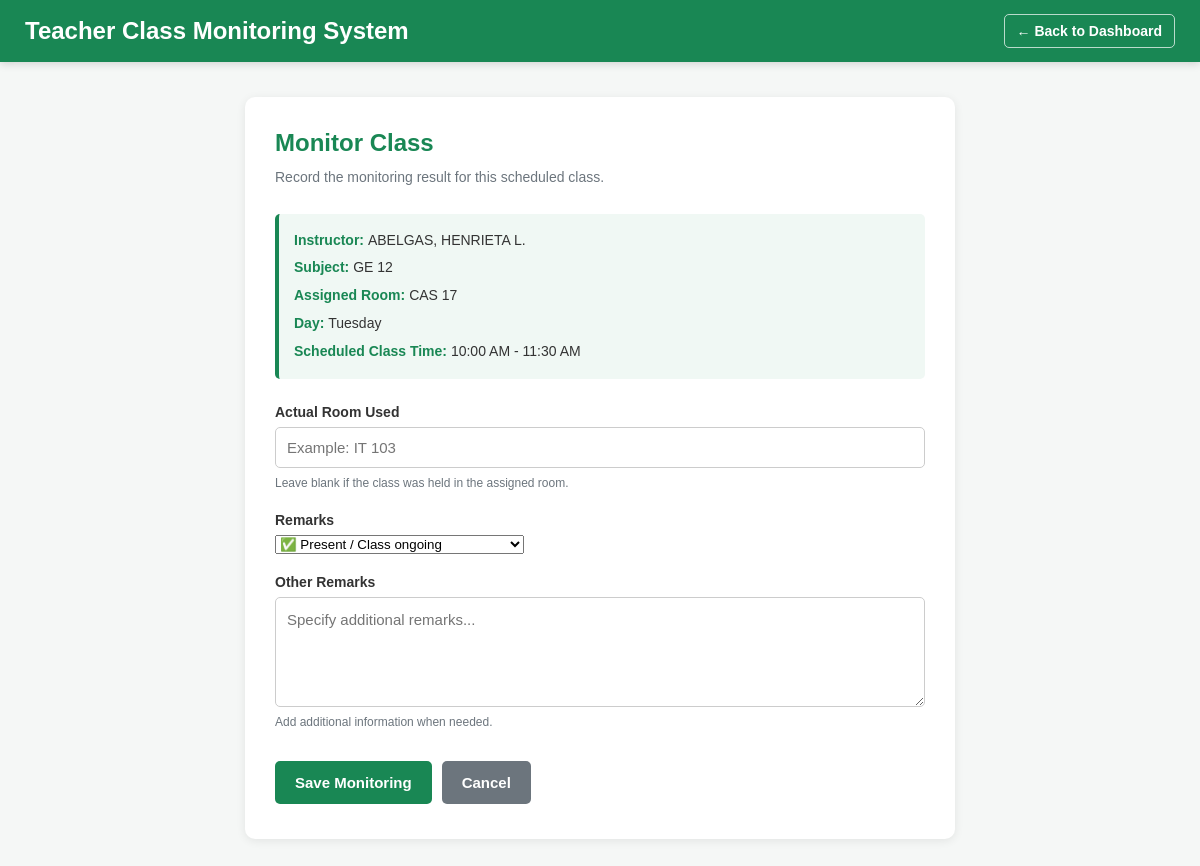
The page /schedules/408/monitor/ (signed in) on the database its author committed.
### monitoring/models.py (models this page shows, shortened)
class Schedule(models.Model):
    DAYS = [
        ("M", "Monday"),
        ("T", "Tuesday"),
        ("W", "Wednesday"),
        ("TH", "Thursday"),
        ("F", "Friday"),
        ("S", "Saturday"),
    ]
    instructor = models.ForeignKey(
        Instructor,
        on_delete=models.CASCADE,
        related_name="schedules"
    )
    subject = models.ForeignKey(
        Subject,
        on_delete=models.CASCADE,
        related_name="schedules"
    )
    room = models.ForeignKey(
        Room,
        on_delete=models.CASCADE,
        related_name="schedules"
    )
    day = models.CharField(
        max_length=5,
        choices=DAYS
    )
    start_time = models.TimeField()
    end_time = models.TimeField()

class Instructor(models.Model):
    CLASSIFICATION_CHOICES = [
        ("PART_TIME", "Part-Time"),
        ("REGULAR", "Regular"),
    ]
    name = models.CharField(max_length=150)
    classification = models.CharField(
        max_length=20,
        choices=CLASSIFICATION_CHOICES,
        default="PART_TIME"
    )
    department = models.CharField(
        max_length=150,
        blank=True
    )
    contact = models.CharField(
        max_length=50,
        blank=True
    )
    class Meta:
        ordering = ["name"]

class Subject(models.Model):
    subject_code = models.CharField(max_length=30)
    subject_name = models.CharField(
        max_length=150,
        blank=True
    )
    class Meta:
        ordering = ["subject_code"]

class Room(models.Model):
    room_name = models.CharField(max_length=50)
    class Meta:
        ordering = ["room_name"]

### monitoring/views.py (the view)
@login_required
def monitoring_create(request, schedule_id):
    schedule = get_object_or_404(
        Schedule.objects.select_related("instructor", "subject", "room"),
        pk=schedule_id,
    )
    today = timezone.localdate()
    day_start = timezone.make_aware(datetime.combine(today, time.min))
    day_end = timezone.make_aware(datetime.combine(today + timedelta(days=1), time.min))
    if MonitoringRecord.objects.filter(
        schedule=schedule,
        record_datetime__gte=day_start,
        record_datetime__lt=day_end,
    ).exists():
        messages.warning(request, "This class has already been monitored today.")
        return redirect("instructor_list")
    if request.method == "POST":
        form = MonitoringRecordForm(request.POST)
        if form.is_valid():
            record = form.save(commit=False)
            record.schedule = schedule
            record.record_datetime = timezone.now()
            record.remarks = form.cleaned_data.get("remarks") or "Monitored"
            record.other_remarks = (
                form.cleaned_data.get("other_remarks", "")
                if record.remarks == "Not Monitored"
                else ""
            )
            record.signature = ""
            record.save()
            messages.success(request, "Monitoring record saved successfully!")
            return redirect("instructor_list")
    else:
        form = MonitoringRecordForm(initial={"remarks": "Monitored"})
    return render(
        request,
        "instructors/monitoring/form.html",
        {
            "form": form,
            "schedule": schedule,
            "title": "Monitor Class",
            "submit_text": "Save Monitoring Record",
            "cancel_url": reverse("instructor_list"),
        },
    )

### templates/instructors/monitoring/form.html (shortened to what this page needs)
<!DOCTYPE html>
<html lang="en">
<head>
</head>
<body>
<header class="header">
    <div class="header-content">
        <h1>
            Teacher Class Monitoring System
        </h1>
        <a
            href="{% url 'dashboard' %}"
            class="back-dashboard"
        >
            ← Back to Dashboard
        </a>
    </div>
</header>
<main class="container">
    <div class="form-card">
        <h2>
            Monitor Class
        </h2>
        <p class="form-description">
            Record the monitoring result for this scheduled class.
        </p>
        {% if schedule %}
            <div class="class-info">
                <div class="info-row">
                    <strong>
                        Instructor:
                    </strong>
                    {{ schedule.instructor.name }}
                </div>
                <div class="info-row">
                    <strong>
                        Subject:
                    </strong>
                    {{ schedule.subject.subject_code }}
                </div>
                <div class="info-row">
                    <strong>
                        Assigned Room:
                    </strong>
                    {{ schedule.room.room_name }}
                </div>
                <div class="info-row">
                    <strong>
                        Day:
                    </strong>
                    {% if schedule.day == "M" %}
                        Monday
                    {% elif schedule.day == "T" %}
                        Tuesday
                    {% elif schedule.day == "W" %}
                        Wednesday
                    {% elif schedule.day == "TH" %}
                        Thursday
                    {% elif schedule.day == "F" %}
                        Friday
                    {% elif schedule.day == "S" %}
                        Saturday
                    {% else %}
                        {{ schedule.day }}
                    {% endif %}
                </div>
                <div class="info-row">
                    <strong>
                        Scheduled Class Time:
                    </strong>
                    {{ schedule.start_time|time:"h:i A" }}
                    -
                    {{ schedule.end_time|time:"h:i A" }}
                </div>
            </div>
        {% endif %}
        <form method="POST">
            {% if form.transfer_room %}
                <div class="form-group">
                    <label
                        for="{{ form.transfer_room.id_for_label }}"
                    >
                        Actual Room Used
                    </label>
                    {{ form.transfer_room }}
                    <span class="help-text">
                        Leave blank if the class was held in the assigned room.
                    </span>
                </div>
            {% endif %}
            {% if form.remarks %}
                <div class="form-group">
                    <label
                        for="{{ form.remarks.id_for_label }}"
                    >
                        Remarks
                    </label>
                    {{ form.remarks }}
                </div>
            {% endif %}
            {% if form.other_remarks %}
                <div class="form-group">
                    <label
                        for="{{ form.other_remarks.id_for_label }}"
                    >
                        Other Remarks
                    </label>
                    {{ form.other_remarks }}
                    <span class="help-text">
                        Add additional information when needed.
                    </span>
                </div>
            {% endif %}
            <div class="buttons">
                <button
                    type="submit"
                    class="button save-button"
                >
                    Save Monitoring
                </button>
                <a
                    href="{% url 'monitoring_list' %}"
                    class="button cancel-button"
                >
                    Cancel
                </a>
            </div>
        </form>
    </div>
</main>
</body>
</html>

### templates/instructors/monitoring/form.html (style rules this page uses)
* { box-sizing: border-box; margin: 0; padding: 0; font-family: Arial, sans-serif; }
html, body { width: 100%; min-height: 100%; }
body { background: #f5f7f6; color: #333; min-height: 100vh; overflow-x: hidden; overflow-y: auto; }
.header { width: 100%; background: #198754; color: white; padding: 14px 25px; position: sticky; top: 0; z-index: 1000; box-shadow: 0 2px 8px rgba(0, 0, 0, 0.15); }
.header-content { width: 100%; display: flex; justify-content: space-between; align-items: center; gap: 20px; }
.header h1 { font-size: 24px; line-height: 1.3; }
.back-dashboard { color: white; text-decoration: none; font-weight: bold; font-size: 14px; padding: 8px 12px; border: 1px solid rgba(255, 255, 255, 0.7); border-radius: 5px; white-space: nowrap; }
.container { width: 100%; max-width: 750px; margin: 0 auto; padding: 35px 20px 70px; }
.form-card { width: 100%; background: white; padding: 30px; border-radius: 10px; box-shadow: 0 2px 10px rgba(0, 0, 0, 0.08); }
.form-card h2 { color: #198754; margin-bottom: 8px; font-size: 24px; line-height: 1.3; }
.form-description { color: #6c757d; font-size: 14px; margin-bottom: 25px; line-height: 1.6; }
.class-info { background: #f0f8f4; border-left: 4px solid #198754; padding: 15px; margin-bottom: 25px; border-radius: 5px; line-height: 1.7; font-size: 14px; }
.class-info strong { color: #198754; }
.info-row { margin-bottom: 4px; }
.info-row:last-child { margin-bottom: 0; }
.form-group { width: 100%; margin-bottom: 20px; }
.form-group label { display: block; margin-bottom: 7px; font-weight: bold; font-size: 14px; }
.form-control { display: block; width: 100%; padding: 11px; border: 1px solid #ccc; border-radius: 5px; font-size: 15px; background: white; }
textarea.form-control { min-height: 110px; resize: vertical; line-height: 1.5; }
.help-text { display: block; margin-top: 6px; color: #6c757d; font-size: 12px; line-height: 1.5; }
.buttons { width: 100%; display: flex; align-items: center; gap: 10px; margin-top: 30px; padding-bottom: 5px; }
.button { display: inline-block; padding: 11px 20px; border: none; border-radius: 5px; text-decoration: none; cursor: pointer; font-size: 15px; font-weight: bold; text-align: center; line-height: 1.4; }
.save-button { background: #198754; color: white; }
.cancel-button { background: #6c757d; color: white; }

### rows shown on the page
Schedule: instructor.name "ABELGAS, HENRIETA L.", subject.subject_code "GE 12", room.room_name "CAS 17", start_time "10:00 AM", end_time "11:30 AM"
